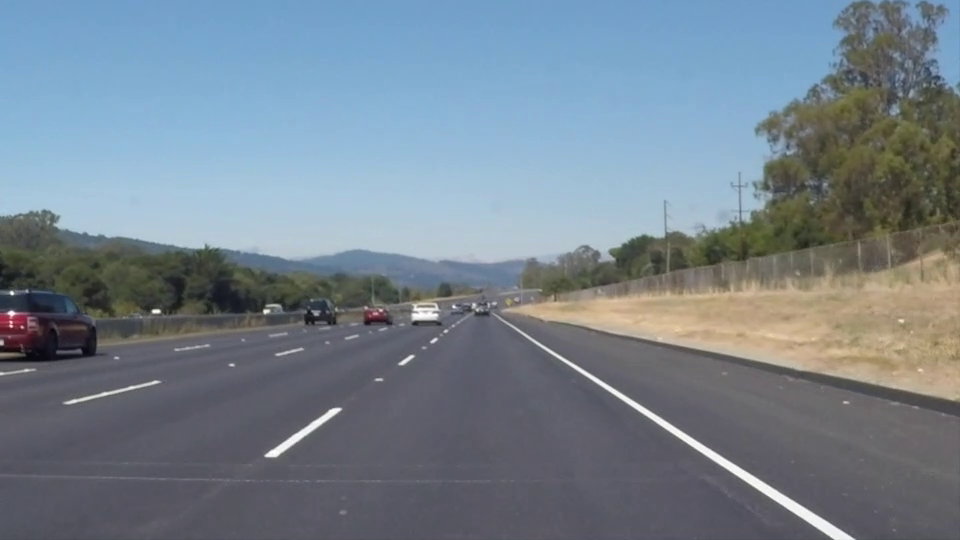
#> input picture frame 22 of Goruntu Isleme/videolar/serit1.mp4, 960 x 540 px
$ python ornek23.py
#> lines starting #> are read from the running program, lines starting #| are printed output that depends on the picture; after the words box and inside, x2 and y2 are one past the last pixel; in counts of white or black regions, pixels touching at a corner belong together
#-*-coding: utf-8-*-
###Şerit Takibi1###

import numpy as np
import cv2

cam=cv2.VideoCapture('videolar/serit1.mp4')

def filter(img):
    lower = np.array([210,110,70])
    upper = np.array([255,255,255])
    return cv2.inRange(img, lower, upper)

def ROI(img):
    y_shape = img.shape[0]
    x_shape = img.shape[1]
    vertices = np.array([[x_shape/2, y_shape*0.6], [x_shape/2, y_shape*0.6],
            [x_shape, y_shape], [0, y_shape]], dtype=np.int32)
    return region_of_interest(img, [vertices])

def region_of_interest(img, vertices):
    mask = np.zeros_like(img)

    if len(img.shape) > 2:
        channel_count = img.shape[2]
        ignore_mask_color = (255,) * channel_count
    else:
        ignore_mask_color = 255

    cv2.fillPoly(mask, vertices, ignore_mask_color)

    masked_image = cv2.bitwise_and(img, mask)
    return masked_image

def removeChannels(img):
    if len(img.shape) > 2:
        img = cv2.cvtColor(img, cv2.COLOR_RGB2GRAY)
    return img

def edge_detection(img):
    img = removeChannels(img)
    blur = cv2.GaussianBlur(img,(5,5), 0)
    edges = cv2.Canny(blur, 50, 150)
    return edges

def draw_lines(img, lines, color=[255, 0, 0], thickness=5):
    for line in lines:
        for x1,y1,x2,y2 in line:
            slope = ((y2-y1)/(x2-x1))
            cv2.line(img, (x1, y1), (x2, y2), color, thickness)

def hough_lines(img, rho, theta, threshold, min_line_len, max_line_gap):

    lines = cv2.HoughLinesP(img, rho, theta, threshold, np.array([]), minLineLength=min_line_len, maxLineGap=max_line_gap)
    line_img = np.zeros((img.shape), dtype=np.uint8)
    draw_lines(line_img, lines)
    return line_img

def weighted_img(img, initial_img):
    return cv2.addWeighted(initial_img, 0.8, img, 1.0, 0)

while(1):
	ret,frame=cam.read()
#> frame is the input picture: shape (540, 960, 3); mean B, G, R 141.9, 130.7, 117.7
	if ret:
		original_image = np.copy(frame)
		threshold = filter(frame)
#> in filter, `return cv2.inRange(img, lower, upper)`:
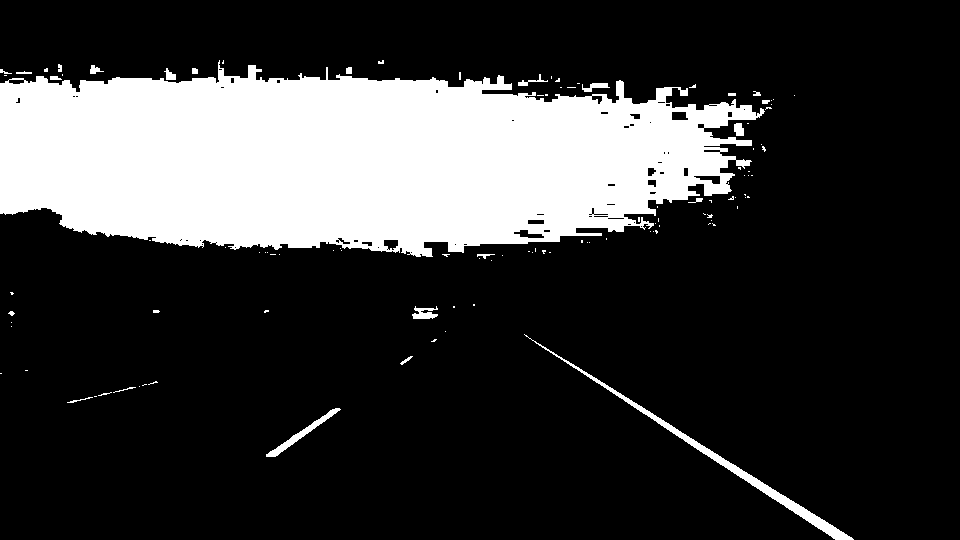
#> returned value: shape (540, 960); 21.7% white; 111 white regions (87 under 20 px), largest, box (x1, y1, x2, y2) and area: (0, 60, 765, 257) 107943, (524, 334, 854, 540) 2263, (266, 408, 341, 457) 510
		roi = ROI(threshold)
#> in region_of_interest, `cv2.fillPoly(mask, vertices, ignore_mask_color)`:
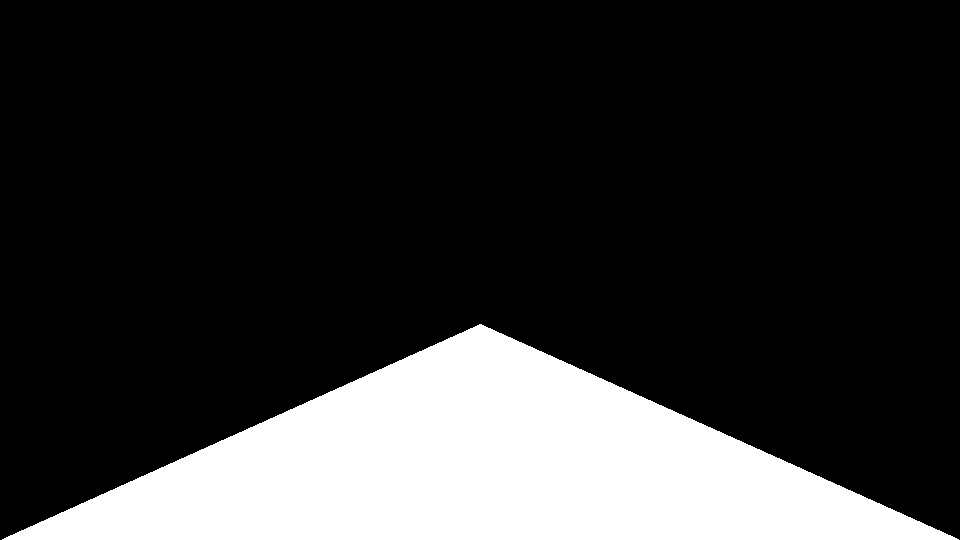
#> mask: shape (540, 960); 20% white; 1 white region, box (x1, y1, x2, y2) and area: (2, 324, 959, 540) 103727
#> in region_of_interest, `masked_image = cv2.bitwise_and(img, mask)`:
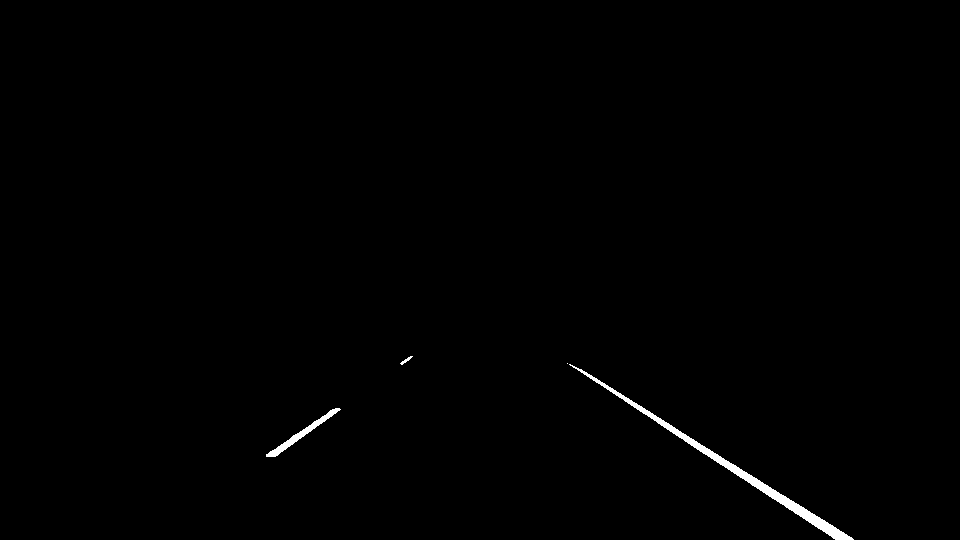
#> masked_image: shape (540, 960); 0.52% white; 4 white regions (1 under 20 px), largest, box (x1, y1, x2, y2) and area: (569, 364, 854, 540) 2162, (266, 408, 341, 457) 510, (400, 356, 413, 365) 37
		edge = edge_detection(roi)
#> in edge_detection, `edges = cv2.Canny(blur, 50, 150)`:
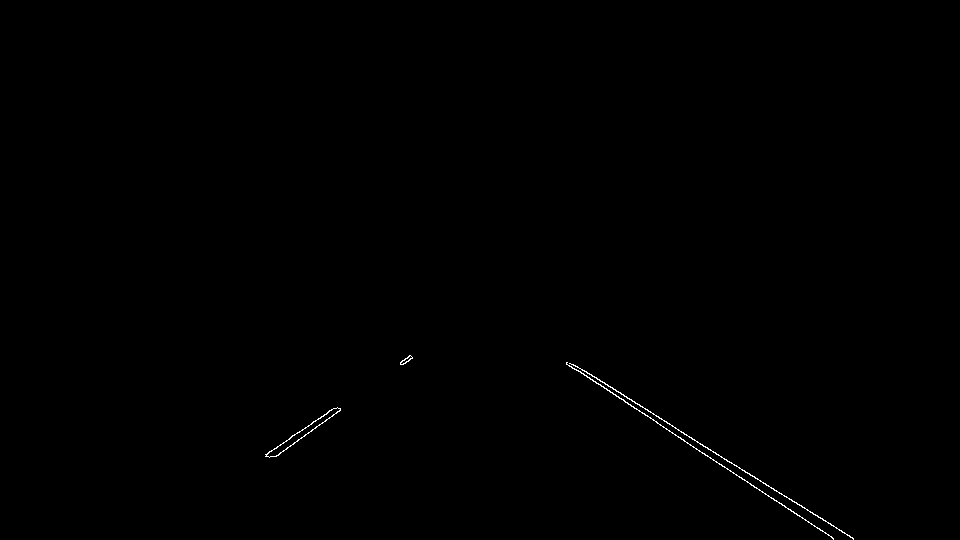
#> edges: shape (540, 960); 0.21% white in thin lines or dots, all inside (x1, y1, x2, y2) = (265, 355, 854, 540)
		hough=hough_lines(edge, rho=1, theta=np.pi/180, threshold=10, min_line_len=40, max_line_gap=100)
#> in hough_lines, `lines = cv2.HoughLinesP(img, rho, theta, threshold, np.array([]), minL..`: lines = [[575, 365, 853, 538], [566, 364, 832, 537], [276, 456, 412, 357], [266, 455, 409, 355], [566, 363, 784, 505], [699, 451, 833, 538], [265, 456, 410, 355], [266, 454, 329, 410], [278, 455, 412, 358], [572, 364, 792, 501], [566, 362, 650, 417], [275, 456, 410, 358]]
#> the loop in draw_lines, `for line in lines:` made 12 passes
#> after the loop in draw_lines, `for line in lines:`:
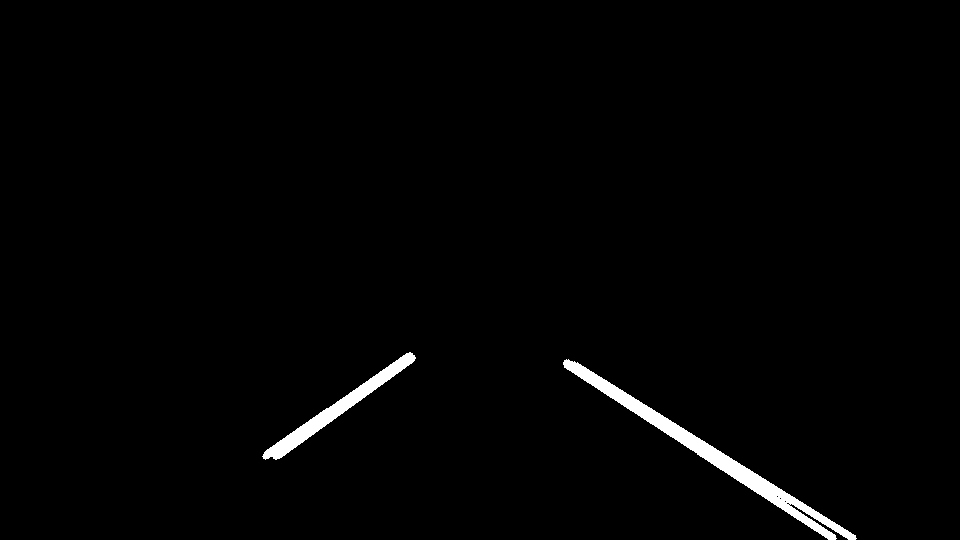
#> img: shape (540, 960); 1.3% white; 2 white regions, box (x1, y1, x2, y2) and area: (563, 359, 857, 540) 4669, (262, 352, 416, 460) 2309

		# [4 lines of commented-out code are left out]

		frame=cv2.bitwise_and(frame,frame, mask=hough)
		img = weighted_img(frame, original_image)
#> in weighted_img, `return cv2.addWeighted(initial_img, 0.8, img, 1.0, 0)`:
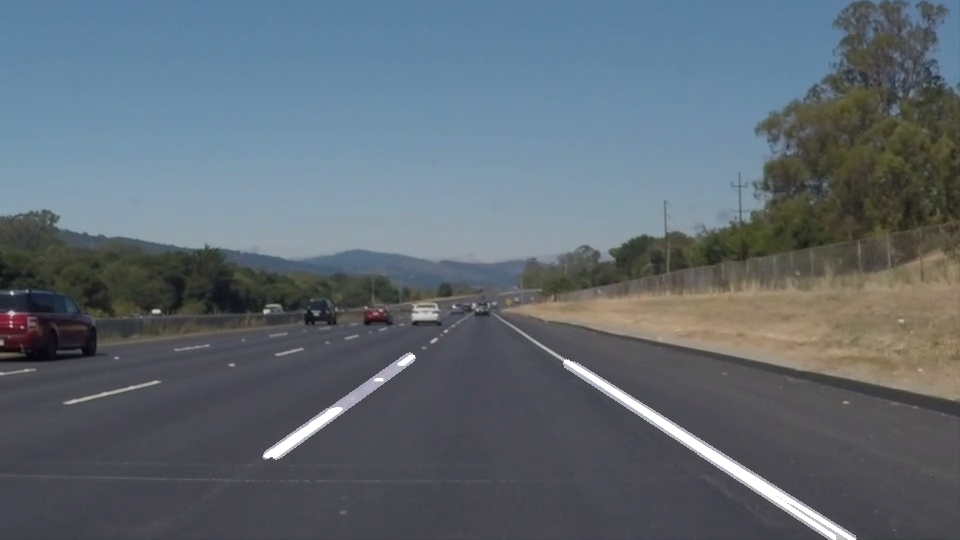
#> returned value: shape (540, 960, 3); mean of channels 0, 1, 2 114.8, 105.7, 95.4; drawn as B, G, R
		cv2.imshow("frame",img)
	if cv2.waitKey(10) & 0xFF ==27:
#> (key Esc is pressed here)
		break
cam.release()
cv2.destroyAllWindows()

$ run again, starting later in the video
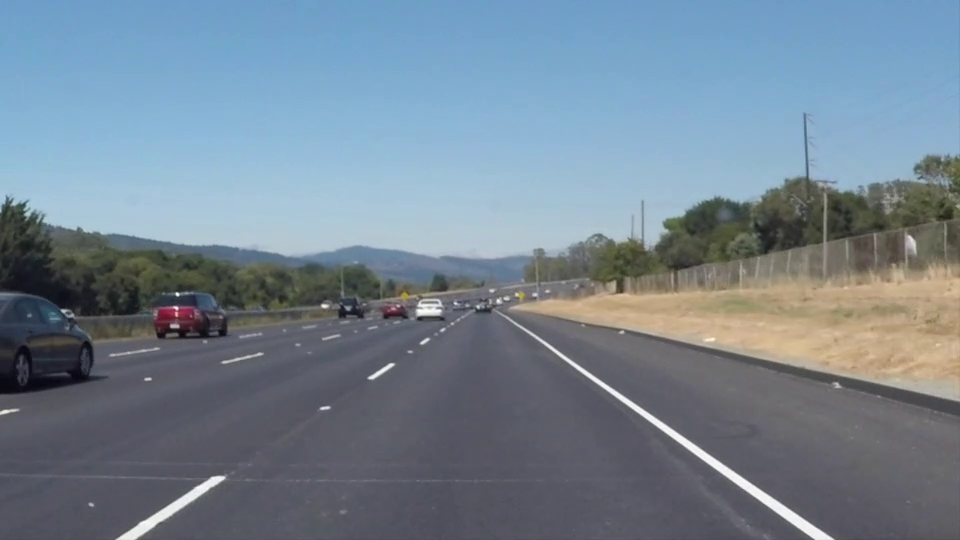
#> input picture frame 99 of Goruntu Isleme/videolar/serit1.mp4, 960 x 540 px
#> frame is the input picture: shape (540, 960, 3); mean B, G, R 146, 132.3, 116.7
#> mask: shape (540, 960); 20% white; 1 white region, box (x1, y1, x2, y2) and area: (2, 324, 959, 540) 103727
#> masked_image: shape (540, 960); 0.59% white; 5 white regions (2 under 20 px), largest, box (x1, y1, x2, y2) and area: (576, 367, 833, 540) 2020, (117, 476, 225, 540) 960, (369, 364, 394, 379) 80
#> in edge_detection, `edges = cv2.Canny(blur, 50, 150)`:
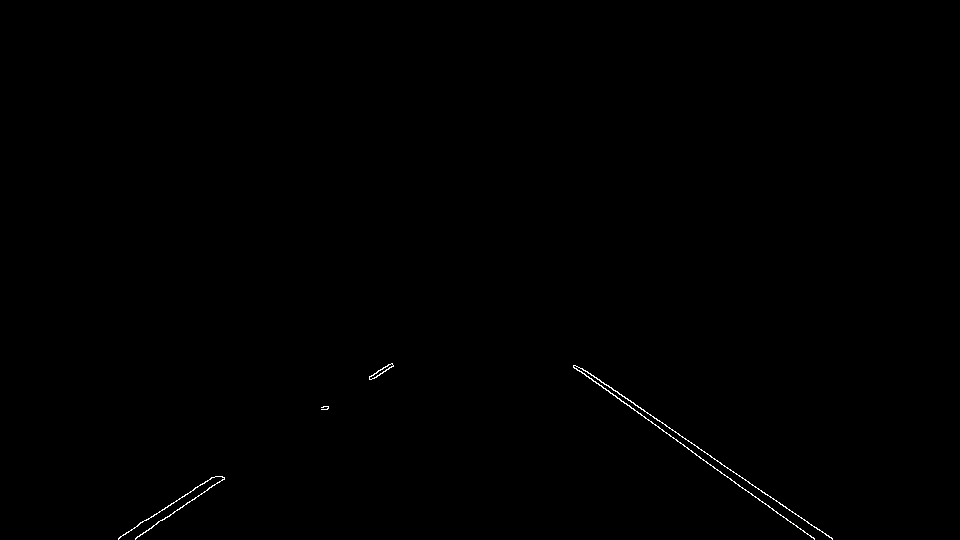
#> edges: shape (540, 960); 0.22% white in thin lines or dots, all inside (x1, y1, x2, y2) = (118, 363, 833, 540)
#> lines = 17 rows, first 6: [577, 366, 832, 538], [120, 536, 216, 476], [574, 365, 811, 537], [573, 365, 745, 490], [135, 539, 224, 479], [139, 523, 213, 477]
#> the loop in draw_lines, `for line in lines:` made 17 passes
#> in weighted_img, `return cv2.addWeighted(initial_img, 0.8, img, 1.0, 0)`:
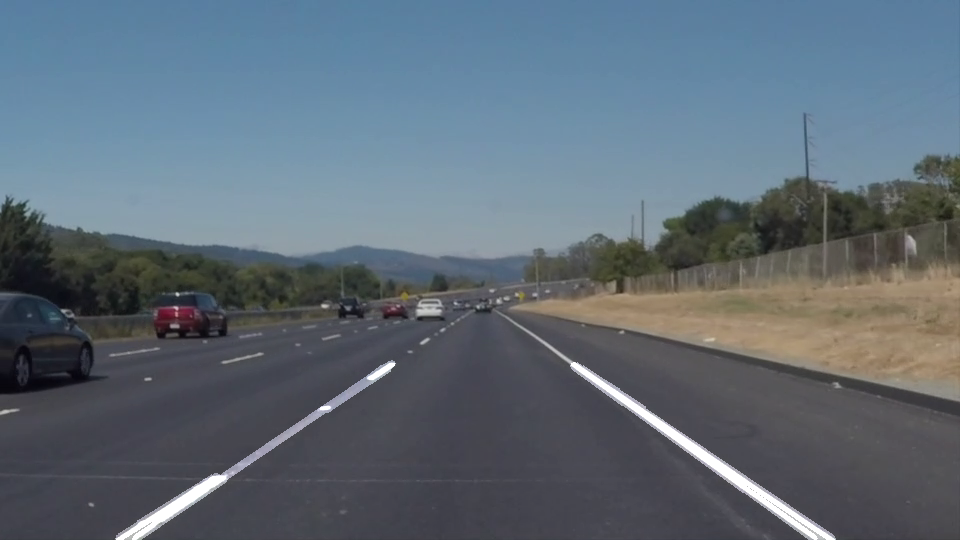
#> returned value: shape (540, 960, 3); mean of channels 0, 1, 2 118.1, 107.2, 94.7; drawn as B, G, R

$ run again, starting later in the video
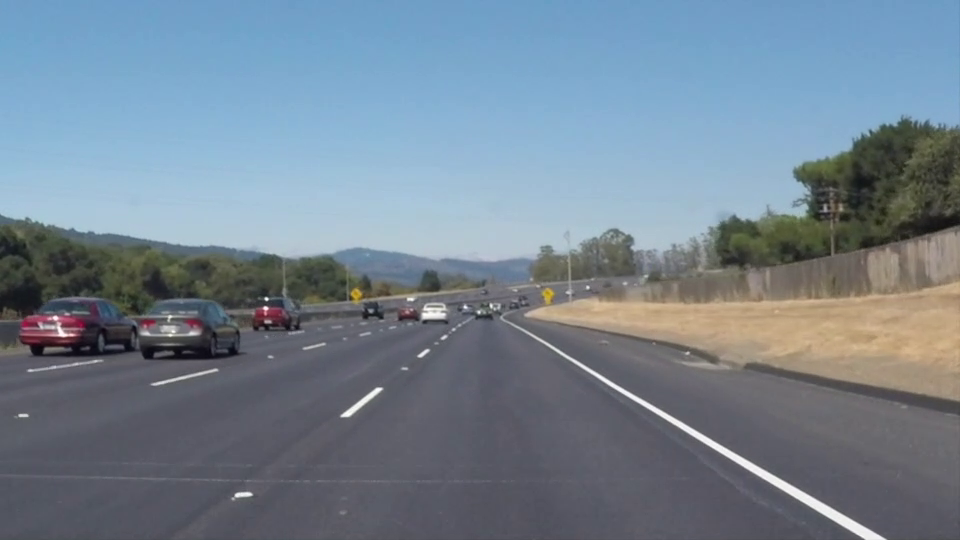
#> input picture frame 176 of Goruntu Isleme/videolar/serit1.mp4, 960 x 540 px
#> frame is the input picture: shape (540, 960, 3); mean B, G, R 145.2, 131.6, 116.5
#> mask: shape (540, 960); 20% white; 1 white region, box (x1, y1, x2, y2) and area: (2, 324, 959, 540) 103727
#> masked_image: shape (540, 960); 0.45% white; 5 white regions (1 under 20 px), largest, box (x1, y1, x2, y2) and area: (600, 378, 885, 540) 2048, (342, 388, 382, 417) 208, (235, 493, 252, 497) 48, (419, 350, 429, 357) 27
#> in edge_detection, `edges = cv2.Canny(blur, 50, 150)`:
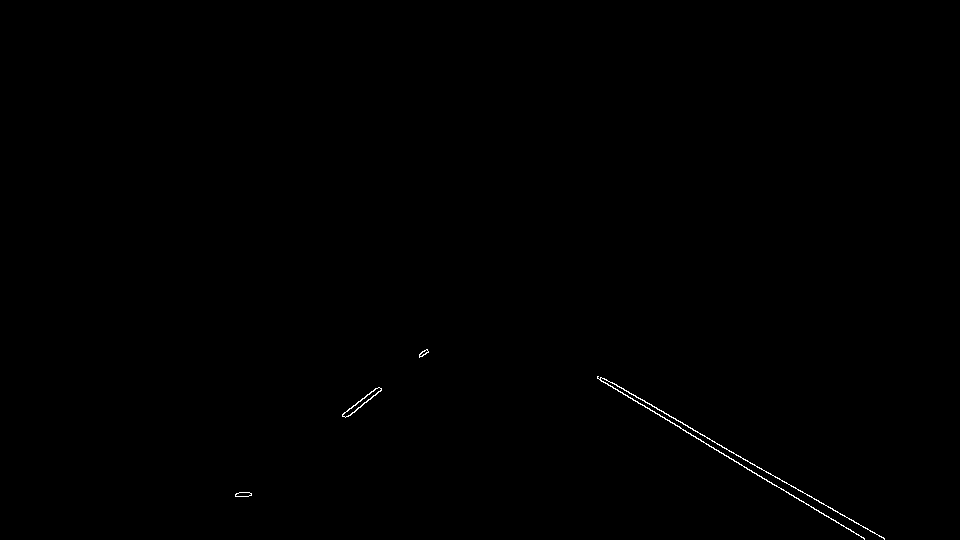
#> edges: shape (540, 960); 0.2% white in thin lines or dots, all inside (x1, y1, x2, y2) = (235, 349, 885, 540)
#> lines = [[601, 381, 864, 539], [597, 377, 864, 538], [606, 379, 884, 539], [600, 377, 766, 472], [242, 496, 422, 351], [241, 496, 381, 390], [793, 486, 852, 520], [243, 496, 424, 350], [348, 416, 426, 349], [240, 496, 349, 408], [597, 378, 863, 538]]
#> the loop in draw_lines, `for line in lines:` made 11 passes
#> in weighted_img, `return cv2.addWeighted(initial_img, 0.8, img, 1.0, 0)`:
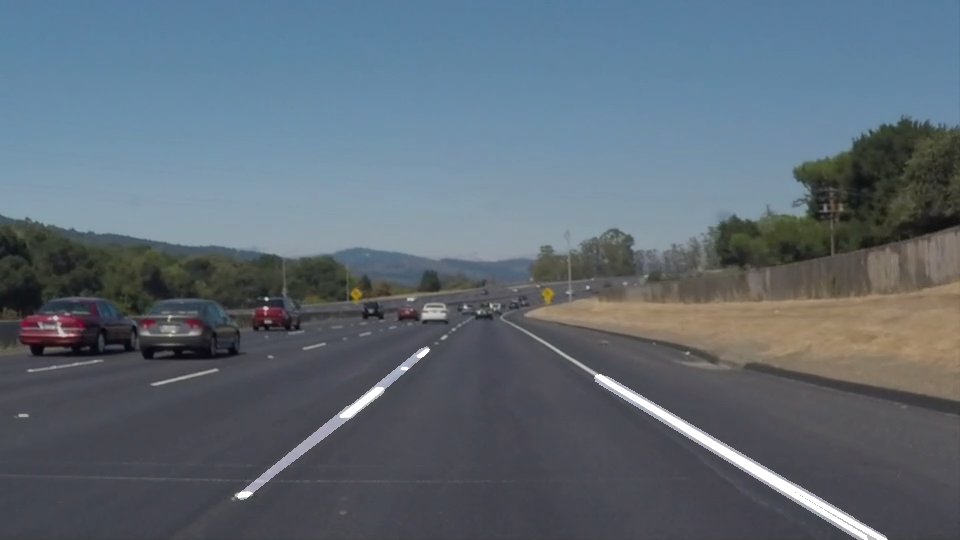
#> returned value: shape (540, 960, 3); mean of channels 0, 1, 2 117.4, 106.5, 94.4; drawn as B, G, R
